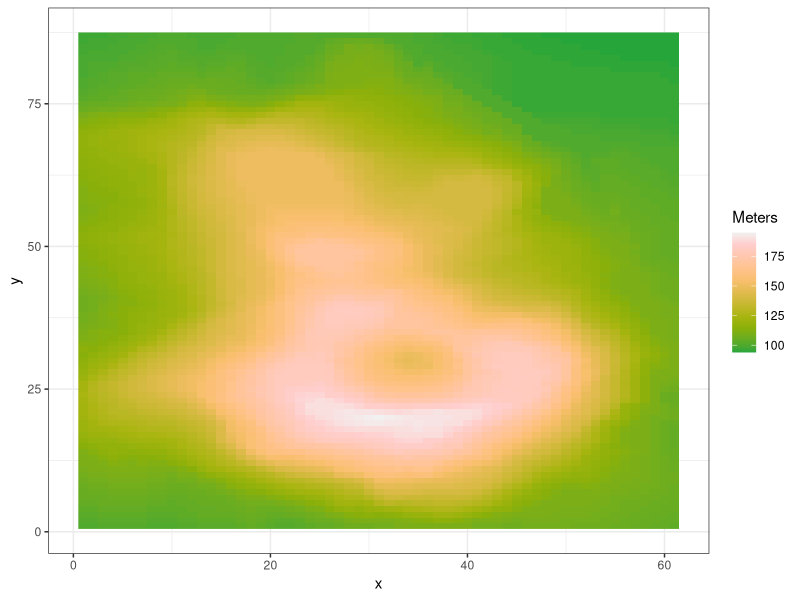
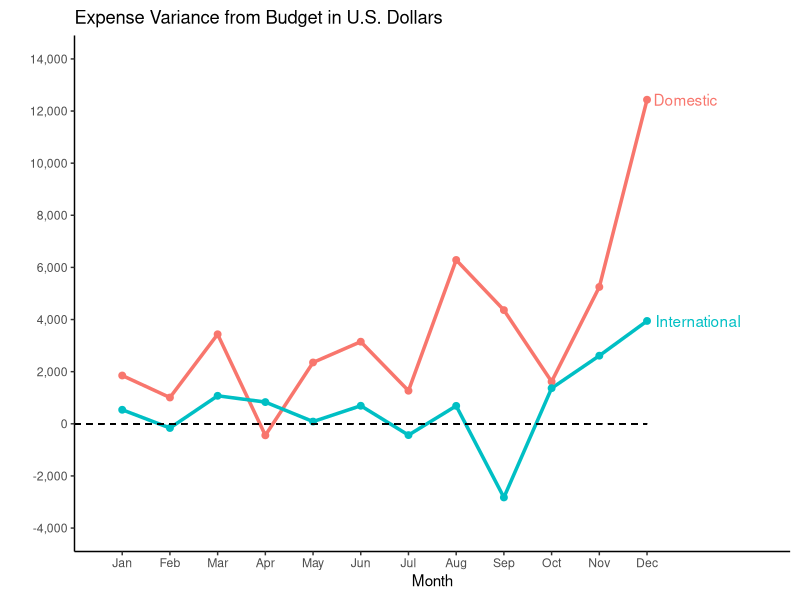
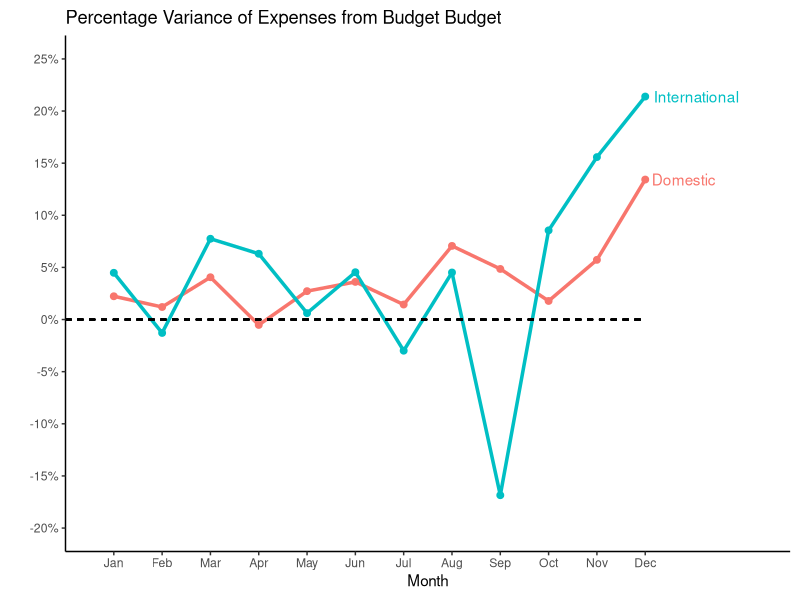

Write the R code that produced these figures, in order.
## ---- chunk 1
knitr::opts_chunk$set(echo = TRUE)   # Changed global markdown options to echo = TRUE
library(tidyverse)
## ---- chunk 2
# Data wrangling
tax <- tribble(
  ~ Country,     ~ `1970`, ~ `1979`,
  "Sweden",          46.9,     57.4,
  "Netherlands",     44.0,     55.8,
  "Norway",          43.5,     52.2,
  "Britain",         40.7,     39.0,
  "France",          39.0,     43.4,
  "Germany",         37.5,     42.9,
  "Belgium",         35.2,     43.2,
  "Canada",          34.9,     35.8,
  "Finland",         34.9,     38.2,
  "Italy",           30.4,     35.7,
  "United States",   30.3,     32.5,
  "Greece",          26.8,     30.6,
  "Switzerland",     26.5,     33.2,
  "Spain",           22.5,     27.1,
  "Japan",           20.7,     26.6
)


# Graphing


## ---- chunk 3
# Data wrangling
volcano_tbl <- as_tibble(volcano)

colnames(volcano_tbl) <- 1:ncol(volcano) 
volcano_tbl$row <- 1:nrow(volcano_tbl)

volcano_long <- volcano_tbl %>%
  pivot_longer(
    cols = -row,
    names_to = "x",
    values_to = "z"
  ) %>%
  mutate(
    x = as.integer(x),
    y = row
  ) %>%
  select(x, y, z)
# Graphing
library(colorspace)

ggplot(volcano_long, aes(x = x, y = y, z = z)) +
  geom_raster(aes(fill = z)) +
  scale_fill_continuous_sequential("Terrain", rev = F, name = "Meters") +
  theme_bw()
## ---- chunk 4
# use the scales package
library(scales)

# Data wrangling
budget <- tribble(
  ~ Expenses,             ~ Jan, ~ Feb, ~ Mar, ~ Apr, ~ May, ~ Jun, ~ Jul, ~ Aug, ~ Sep, ~ Oct, ~ Nov, ~ Dec,
  "Domestic Actual",      84853, 84838, 88103, 85072, 88723, 90384, 89374, 95273, 94239, 92394, 96934, 105034,
  "Domestic Budget",      83000, 83830, 84668, 85515, 86370, 87234, 88106, 88987, 89877, 90776, 91684, 92600,
  "International Actual", 12538, 12438, 14934, 14033, 13945, 15938, 14086, 15934, 13945, 17338, 19384, 22394,
  "International Budget", 12000, 12600, 13860, 13200, 13860, 15246, 14520, 15246, 16771, 15972, 16771, 18448
)

months <- paste(names(budget)[2:13])             # make vector of months

df.budget.graph <- budget |> 
  pivot_longer(cols      = months,               # widen data to consolidate months
               names_to  = "Month", 
               values_to = "Budget") |> 
  separate(Expenses,                             # separate Expenses based on space
           into = c("Nationality", "Spending"),
           sep  = " ") |> 
  pivot_wider(names_from   = Spending,           # widen to position budget amounts
              values_from  = Budget) |> 
  mutate(Variance          = Actual - Budget,    # calculate needed values
         Percent_deviation = (Variance/Budget), # modified this so we could display the % sign easily in the graph
         Month             = factor(Month,       # factor month for easy graphing
                                    levels = months)) 

# Graphing
# Replication of Figure 9.8
ggplot(df.budget.graph, aes(x = Month, y = Variance, color = Nationality, group = Nationality)) +
  geom_line(size = 1.2) +
  geom_point(size = 2) +
  scale_y_continuous(breaks = seq(-4000, 14000, by = 2000),
  limits = c(-4000, 14000), # added the y range we wanted with addition of limits
  labels = comma # from the scales package
  ) +
  geom_text(
    data = subset(df.budget.graph, Month == "Dec"),
    aes(label = Nationality),
    hjust = -0.1,
    show.legend = FALSE
  ) +
  geom_segment(aes(x = 0, xend = 12, y = 0, yend = 0),
           inherit.aes = FALSE,
           linetype = "dashed",
           size = 0.5
  #geom_hline(
  #  yintercept = 0,  # the horizontal line at y = 0
  #  linetype = "dashed",  # dashed line style (optional)
  #  # color = "black",  # line color (optional)
  #  # size = 1  # line thickness (optional)
  ) +
  labs(
    title = "Expense Variance from Budget in U.S. Dollars",
    x = "Month",
    y = "",
    color = "Nationality"
  ) +
  theme_classic() +
  theme(legend.position = "none", 
        plot.margin = unit(c(0.25, 0.25, 0.25, 0.25), "cm")) +
  scale_x_discrete(expand = expansion(add = c(0.1, 3)))
  # Question for group: how might we add in space after December to display the labels?

# Replication of Figure 9.9
ggplot(df.budget.graph, aes(x = Month, y = Percent_deviation, color = Nationality, group = Nationality)) +
  geom_line(size = 1.2) +
  geom_point(size = 2) +
  # xlim(NA, Dec) - attempting to use xlim to add more white space to the x axis
  scale_y_continuous(
    breaks = seq(-0.20, 0.25, by = 0.05), # numeric breaks
    limits = c(-0.20, 0.25), # added the y range we wanted with addition of limits
    labels = scales::percent # numbers to percentages
  ) +
  geom_text(
    data = subset(df.budget.graph, Month == "Dec"),
    aes(label = Nationality),
    hjust = -0.1,
    show.legend = FALSE
  ) +
  geom_segment(aes(x = 0, xend = 12, y = 0, yend = 0),
             inherit.aes = FALSE,
             linetype = "dashed",
             size = 0.5
  #geom_hline(
  #  yintercept = 0,  # the horizontal line at y = 0
  #  linetype = "dashed",  # dashed line style (optional)
  #  # color = "black",  # line color (optional)
  #  # size = 1  # line thickness (optional)
  ) +
  labs(
    title = "Percentage Variance of Expenses from Budget Budget",
    x = "Month",
    y = "",
    color = "Nationality"
  ) +
  theme_classic() +
  theme(legend.position = "none", 
        plot.margin = unit(c(0.25, 0.25, 0.25, 0.25), "cm")) +
  scale_x_discrete(expand = expansion(add = c(0.1, 3)))
  # theme(plot.margin = unit(c(0, 5, 0, 0), "cm")) # added margins to view labels - this didn't work but we left it in
